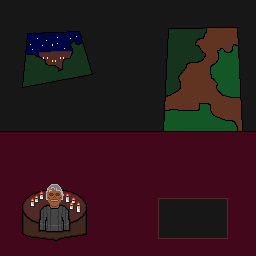

The image is a tile-based game level rendered from a .tmx file. Its description and complete source (layers, tilesets, objects, tile grids) follow:
An orthogonal 8x8 tile map with 32x32 px tiles, 1 tile layer (Capa de patrones 1).

<map version="1.10" tiledversion="1.11.2" orientation="orthogonal" renderorder="right-down" width="8" height="8" tilewidth="32" tileheight="32" infinite="0" nextlayerid="2" nextobjectid="1">
 <tileset firstgid="1" source="casa_jason.tsx" />
 <layer id="1" name="Capa de patrones 1" width="8" height="8">
  <data encoding="csv">
1,2,3,4,5,6,7,8,
9,10,11,12,13,14,15,16,
17,18,19,20,21,22,23,24,
25,26,27,28,29,30,31,32,
33,34,35,36,37,38,39,40,
41,42,43,44,45,46,47,48,
49,50,51,52,53,54,55,56,
57,58,59,60,61,62,63,64
</data>
 </layer>
</map>